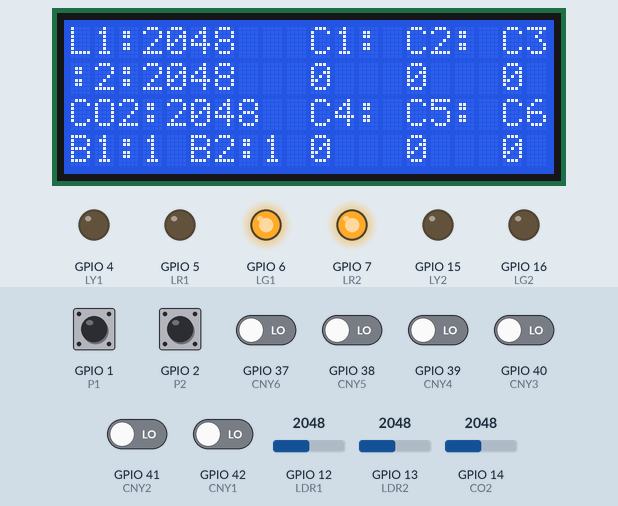
A sketch run on a simulated ESP32-S3. Shown: 20×4 character LCD, output pins drawn as LEDs (lit = HIGH). The inputs (shaded band) are chosen by the test bench; at power-on: GPIO 1 (P1), GPIO 2 (P2) HIGH, GPIO 37 (CNY6), GPIO 38 (CNY5), GPIO 39 (CNY4), GPIO 40 (CNY3), GPIO 41 (CNY2), GPIO 42 (CNY1) LOW, GPIO 12 (LDR1) = 2048, GPIO 13 (LDR2) = 2048, GPIO 14 (CO2) = 2048. WiFi joins after 1.5 s; servers stay silent unless stated; uploads are accepted with an empty reply.

Above: at 3.7 s.
3.8 s: GPIO 12 (LDR1) set to 109
At 6.3 s:
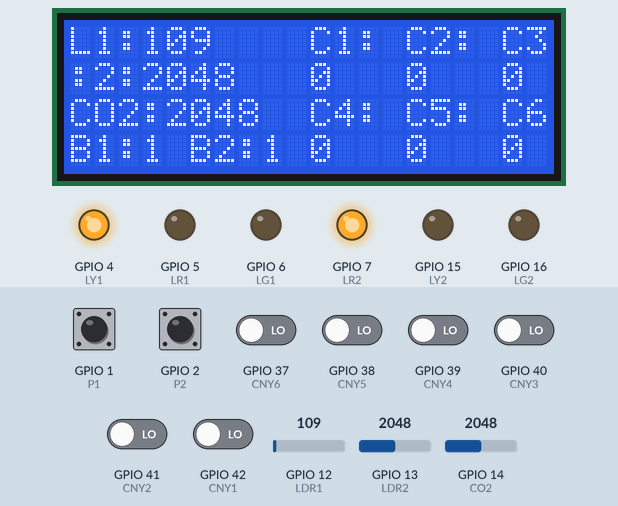
9.0 s: GPIO 12 (LDR1) set to 93
At 11.2 s:
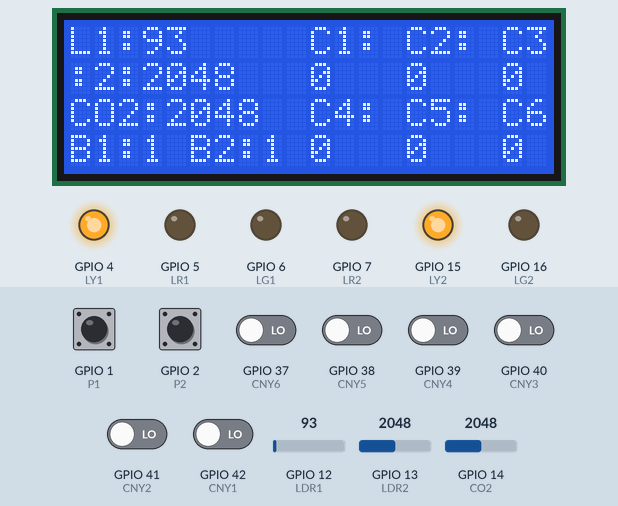
15.7 s: GPIO 1 (P1) pulled LOW for 2.8 s
At 17.9 s:
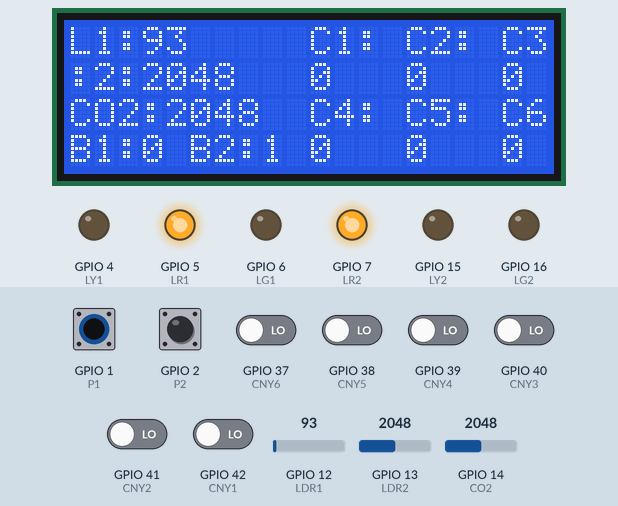
25.2 s: GPIO 13 (LDR2) set to 2866
At 30.8 s:
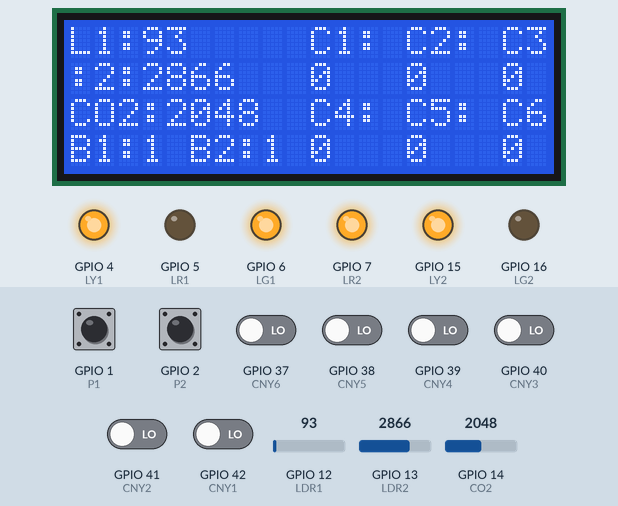
31.9 s: GPIO 14 (CO2) set to 2866
At 32.6 s:
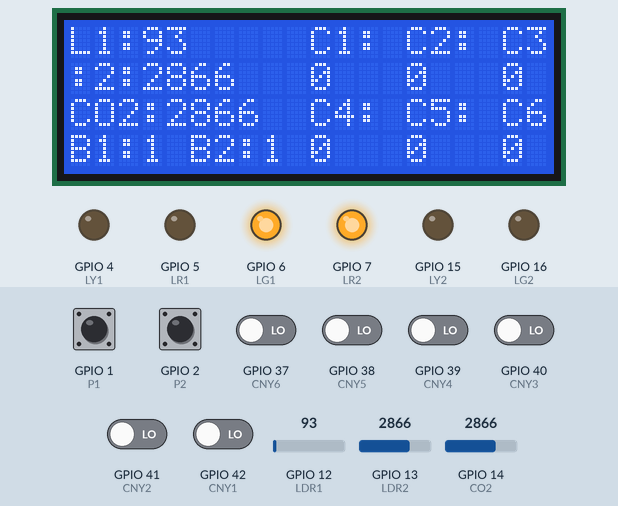
36.2 s: GPIO 2 (P2) pulled LOW for 2.8 s
At 40.6 s:
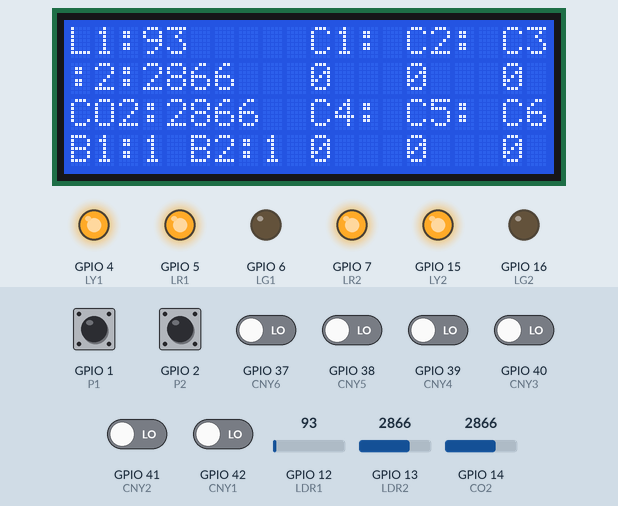
Timing chart, 0 to 42.1 s (numbered marks = the images above; inputs shaded):
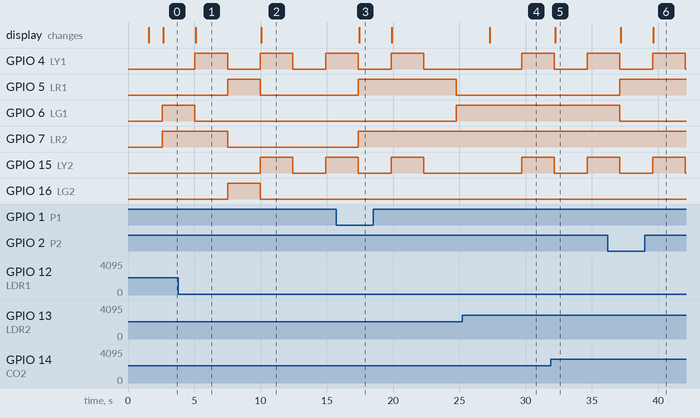

The sketch:

implementacion3.ino
```cpp
#include <WiFi.h>
#include <HTTPClient.h>
#include <LiquidCrystal_I2C.h>
#include <ArduinoJson.h>

// Configuración WiFi
const char* ssid = "SSID";
const char* password = "PASSWORD";
const char* serverUrl = "http://PYTHON_SERVER_IP:5000/api/data";

// Hardware
LiquidCrystal_I2C lcd(0x27, 20, 4);
#define LDR1 12
#define LDR2 13
#define CO2 14
#define P1 1
#define P2 2
#define CNY1 42
#define CNY2 41
#define CNY3 40
#define CNY4 39
#define CNY5 38
#define CNY6 37
#define LR1 5
#define LY1 4
#define LG1 6
#define LR2 7
#define LY2 15
#define LG2 16

// Variables de estado
volatile bool buttonPressed = false;
unsigned long emergencyStartTime = 0;
bool emergencyMode = false;
volatile int changeCount = 0;
bool nightMode = false;
unsigned long lastChangeTime = 0;
unsigned long phaseStartTime = millis();
String currentMessage = "";
unsigned long messageStartTime = 0;

// Duraciones del ciclo
const unsigned long verdeS1 = 3000;
const unsigned long amarilloS1 = 1000;
const unsigned long rojoS1 = 3000;
const unsigned long verdeS2 = 3000;
const unsigned long amarilloS2 = 1000;

enum Estado { VERDE, AMARILLO, ROJO };
Estado estadoS1 = VERDE;
Estado estadoS2 = ROJO;

// Variables sensores
int vLDR1, vLDR2, vCO2;
int vP1, vP2;
int vCNY1, vCNY2, vCNY3, vCNY4, vCNY5, vCNY6;
unsigned long lastSensorUpdate = 0;

void IRAM_ATTR handleButton1() {
  if(digitalRead(P1) == LOW && !emergencyMode) {
    buttonPressed = true;
  }
}

void IRAM_ATTR handleButton2() {
  if(digitalRead(P2) == LOW && !emergencyMode) {
    buttonPressed = true;
  }
}

void setup() {
  Serial.begin(115200);

  // Configurar pines
  pinMode(LR1, OUTPUT); pinMode(LY1, OUTPUT); pinMode(LG1, OUTPUT);
  pinMode(LR2, OUTPUT); pinMode(LY2, OUTPUT); pinMode(LG2, OUTPUT);
  pinMode(P1, INPUT_PULLUP); pinMode(P2, INPUT_PULLUP);
  pinMode(CNY1, INPUT);
  pinMode(CNY2, INPUT);
  pinMode(CNY3, INPUT);
  pinMode(CNY4, INPUT);
  pinMode(CNY5, INPUT);
  pinMode(CNY6, INPUT);
  attachInterrupt(digitalPinToInterrupt(P1), handleButton1, FALLING);
  attachInterrupt(digitalPinToInterrupt(P2), handleButton2, FALLING);

  // Iniciar LCD
  lcd.init();
  lcd.backlight();
  lcd.clear();

  // Conectar WiFi
  WiFi.begin(ssid, password);
  while (WiFi.status() != WL_CONNECTED) delay(500);
  lcd.print("Sistema Activo");
  delay(1000);
}

void controlLuces() {
  digitalWrite(LG1, (estadoS1 == VERDE));
  digitalWrite(LY1, (estadoS1 == AMARILLO));
  digitalWrite(LR1, (estadoS1 == ROJO));

  digitalWrite(LG2, (estadoS2 == VERDE));
  digitalWrite(LY2, (estadoS2 == AMARILLO));
  digitalWrite(LR2, (estadoS2 == ROJO));
}

void manejarCiclos() {
  unsigned long tiempoActual = millis();
  unsigned long tiempoFase = tiempoActual - phaseStartTime;

  switch(estadoS1) {
    case VERDE:
      if(tiempoFase >= verdeS1) {
        estadoS1 = AMARILLO;
        phaseStartTime = tiempoActual;
        changeCount++;
        currentMessage = "Cambiando Semaforos";
        messageStartTime = millis();
      }
      break;

    case AMARILLO:
      if(tiempoFase >= amarilloS1) {
        estadoS1 = ROJO;
        estadoS2 = VERDE;  // S2 se pone verde 1 segundo después que S1 se pone rojo
        phaseStartTime = tiempoActual;
        changeCount++;
        currentMessage = "Cambiando Semaforos";
        messageStartTime = millis();
      }
      break;

    case ROJO:
      if(tiempoFase >= rojoS1) {
        estadoS1 = VERDE;
        estadoS2 = ROJO;   // S2 vuelve a rojo cuando S1 se pone verde
        phaseStartTime = tiempoActual;
        changeCount++;
        currentMessage = "Cambiando Semaforos";
        messageStartTime = millis();
      }
      break;
  }
}

void manejarModoNoche() {
  vLDR1 = analogRead(LDR1);
  vLDR2 = analogRead(LDR2);
  bool nuevoModoNoche = (vLDR1 < 100 || vLDR2 < 100);

  if(nuevoModoNoche != nightMode) {
    nightMode = nuevoModoNoche;
    currentMessage = nightMode ? "Modo Noche" : "Modo Dia";
    messageStartTime = millis();

    if(nightMode) {
      digitalWrite(LG1, LOW);
      digitalWrite(LG2, LOW);
      digitalWrite(LR1, LOW);
      digitalWrite(LR2, LOW);
    } else {
      phaseStartTime = millis();
    }
  }

  if(nightMode) {
    static bool amarilloEstado = false;
    if(millis() - lastChangeTime >= 500) {
      amarilloEstado = !amarilloEstado;
      digitalWrite(LY1, amarilloEstado);
      digitalWrite(LY2, amarilloEstado);
      lastChangeTime = millis();
    }
  }
}

void mostrarValoresLCD() {
  lcd.clear();

  // Fila 1: LDR1 y CNY1-3
  lcd.setCursor(0, 0);
  lcd.print("L1:");
  lcd.print(vLDR1);
  lcd.setCursor(10, 0);
  lcd.print("C1:");
  lcd.setCursor(10, 1);
  lcd.print(vCNY1);
  lcd.setCursor(14, 0);
  lcd.print("C2:");
  lcd.setCursor(14, 1);
  lcd.print(vCNY2);
  lcd.setCursor(18, 0);
  lcd.print("C3:");
  lcd.setCursor(18, 1);
  lcd.print(vCNY3);

  // Fila 2: LDR2
  lcd.setCursor(0, 1);
  lcd.print("L2:");
  lcd.print(vLDR2);

  // Fila 3: CO2 y CNY4-6
  lcd.setCursor(0, 2);
  lcd.print("CO2:");
  lcd.print(vCO2);
  lcd.setCursor(10, 2);
  lcd.print("C4:");
  lcd.setCursor(10, 3);
  lcd.print(vCNY4);
  lcd.setCursor(14, 2);
  lcd.print("C5:");
  lcd.setCursor(14, 3);
  lcd.print(vCNY5);
  lcd.setCursor(18, 2);
  lcd.print("C6:");
  lcd.setCursor(18, 3);
  lcd.print(vCNY6);

  // Fila 4: Botones
  lcd.setCursor(0, 3);
  lcd.print("B1:");
  lcd.print(vP1);
  lcd.setCursor(5, 3);
  lcd.print("B2:");
  lcd.print(vP2);
}

void loop() {
  manejarModoNoche();

  // Manejo de emergencia por botón
  if(buttonPressed && !emergencyMode) {
    emergencyMode = true;
    emergencyStartTime = millis();

    // Apagar todos los semáforos excepto rojos
    digitalWrite(LG1, LOW);
    digitalWrite(LY1, LOW);
    digitalWrite(LR1, HIGH);
    digitalWrite(LG2, LOW);
    digitalWrite(LY2, LOW);
    digitalWrite(LR2, HIGH);

    currentMessage = "Emergencia!";
    messageStartTime = millis();
    buttonPressed = false;
  }

  if(emergencyMode) {
    if(millis() - emergencyStartTime >= 5000) {
      emergencyMode = false;
      // Reiniciar ciclo normal
      estadoS1 = VERDE;
      estadoS2 = ROJO;
      phaseStartTime = millis();
      controlLuces();
    }
  }
  else if(!nightMode) {
    manejarCiclos();
    controlLuces();
  }

  // Actualizar sensores cada segundo
  if(millis() - lastSensorUpdate > 1000) {
    vCO2 = analogRead(CO2);
    vP1 = digitalRead(P1);
    vP2 = digitalRead(P2);
    vCNY1 = digitalRead(CNY1);
    vCNY2 = digitalRead(CNY2);
    vCNY3 = digitalRead(CNY3);
    vCNY4 = digitalRead(CNY4);
    vCNY5 = digitalRead(CNY5);
    vCNY6 = digitalRead(CNY6);
    lastSensorUpdate = millis();
  }

  // Mostrar en LCD
  mostrarValoresLCD();

  // Enviar datos
  if(WiFi.status() == WL_CONNECTED) {
    HTTPClient http;
    http.begin(serverUrl);
    http.addHeader("Content-Type", "application/json");
    String payload = String("{") +
      "\"cambios\":" + changeCount + "," +
      "\"modo_noche\":" + (nightMode ? "true" : "false") + "," +
      "\"ldr1\":" + vLDR1 + "," +
      "\"ldr2\":" + vLDR2 + "," +
      "\"co2\":" + vCO2 + "," +
      "\"boton1\":" + vP1 + "," +
      "\"boton2\":" + vP2 + "," +
      "\"cny1\":" + vCNY1 + "," +
      "\"cny2\":" + vCNY2 + "," +
      "\"cny3\":" + vCNY3 + "," +
      "\"cny4\":" + vCNY4 + "," +
      "\"cny5\":" + vCNY5 + "," +
      "\"cny6\":" + vCNY6 + "}";
    http.POST(payload);
    http.end();
  }

  // Consulta modo a Python
  if (WiFi.status() == WL_CONNECTED) {
    HTTPClient http;
    http.begin("http://192.168.1.4:5000/get-mode");
    int httpCode = http.GET();
    if (httpCode == 200) {
      String response = http.getString();
      StaticJsonDocument<200> doc;
      DeserializationError error = deserializeJson(doc, response);
      if (!error) {
        const char* variable = doc["variable"];
        int valor = doc["valor"];
        // Actualiza la variable correspondiente
        if (strcmp(variable, "vP1") == 0) {
          vP1 = valor;
          buttonPressed = true;
        }
        else if (strcmp(variable, "vP2") == 0) {
          vP2 = valor;
          buttonPressed = true;
        }
        /*else if (strcmp(variable, "vLDR1") == 0) {
          vLDR1 = valor;
        }
        else if (strcmp(variable, "vLDR2") == 0) {
          vLDR2 = valor;
        }*/
        else if (strcmp(variable, "vCO2") == 0) {
          vCO2 = valor;
        }
        mostrarValoresLCD();
        // Confirma a Python que recibió el cambio
        HTTPClient ack;
        ack.begin("http://192.168.1.4:5000/ack-mode");
        ack.POST(""); // o ack.POST(""), no necesita body
        ack.end();
      }
    }
    http.end();
  }

  delay(2000);
}
```

Measured:
- the behaviour switches between 100 and 99 on GPIO 12 (LDR1) (found by bisection; images 1 and 2)
- after the input at 3.8 s, the display: changes after 1.3 s (image 1)
- after the input at 9.0 s, GPIO 4 (LY1), GPIO 15 (LY2): LOW → HIGH after 0.98 s, → LOW 2.5 s later, → HIGH 2.5 s later; GPIO 5 (LR1), GPIO 16 (LG2): HIGH → LOW after 0.98 s instead of 3.4 s; GPIO 6 (LG1), GPIO 7 (LR2): stays LOW (without the input it goes to HIGH after 3.4 s); the display: changes after 1.0 s (image 2)
- after the input at 15.7 s, GPIO 4 (LY1), GPIO 15 (LY2): goes on until 22.3 s, then stays LOW; GPIO 5 (LR1): LOW → HIGH after 1.7 s, → LOW 7.4 s later; GPIO 6 (LG1): LOW → HIGH after 9.1 s; GPIO 7 (LR2): LOW → HIGH after 1.7 s; the display: changes after 1.7 s (image 3)
- after the input at 25.2 s, the display: changes after 2.1 s (image 4)
- after the input at 31.9 s, the display: changes after 0.34 s (image 5)
- after the input at 36.2 s, GPIO 5 (LR1): LOW → HIGH after 0.91 s; GPIO 6 (LG1): HIGH → LOW after 0.91 s; the display: first changes after 0.97 s (image 6 shows a later state)
